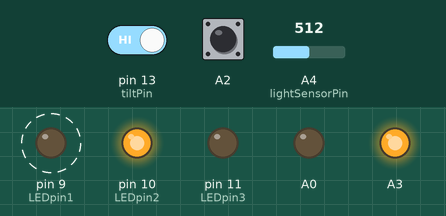
Bench run of a sketch on a simulated Arduino Uno, built with avr-gcc and run on an emulated ATmega328P. Shown: output pins drawn as LEDs (lit = HIGH). Dashed ring = blinking. Inputs (shaded band) come from the test bench; at power-on: A4 (lightSensorPin) = 512, pin 13 (tiltPin) HIGH, A2 HIGH. What the sketch prints to the serial monitor is not drawn.

Above: at 2.1 s.
2.2 s: A4 (lightSensorPin) set to 40
At 2.75 s:
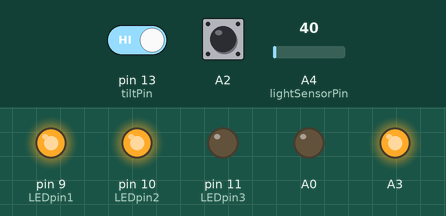
6.9 s: pin 13 (tiltPin) driven LOW
At 11.0 s:
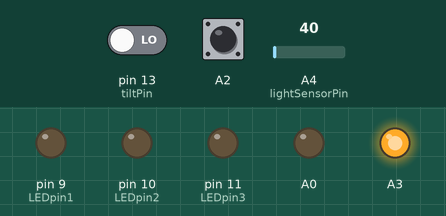
11.2 s: pin 13 (tiltPin) driven HIGH
At 14.5 s:
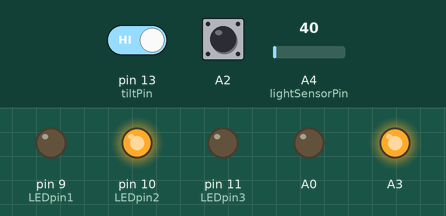
14.7 s: A4 (lightSensorPin) set to 60
Timing chart, 0 to 19.2 s (numbered marks = the images above; inputs shaded):
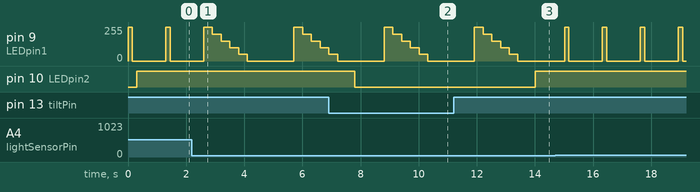

Measured:
- after the input at 6.9 s, pin 10 (LEDpin2): HIGH → LOW after 0.91 s
- after the input at 11.2 s, pin 10 (LEDpin2): LOW → HIGH after 2.8 s
- by itself, pin 9 (LEDpin1): ramps from 255/255 to 0/255 and jumps back, once every 3.1 s

The sketch:

tidd-cubo1.ino
```cpp
#include <CapacitiveSensor.h>

// light sensor
int lightSensorValue = 0; // light sensor value
int threshold = 50;
int lightSensorPin = A4; // set A4 as pin sensor
int LEDpin1 = 9; // set pin 9 as led

// tilt sensor
int tiltState = 0; // tilt sensor state
int tiltPin = 13; // set 13 as pin sensor
int LEDpin2 =  10; // set pin 10 as led

// capacitive sensor
CapacitiveSensor   cs_A1_A2 = CapacitiveSensor(A1,A2);  // set A1 send pin and A2 as receive pin
int LEDpin3 = 11; // set pin 11 as led

void setup() {

  // initialize serial communication
  Serial.begin(4800);

  // set LED pins as outputs
  pinMode(LEDpin1,OUTPUT);
  pinMode(LEDpin2,OUTPUT);
  pinMode(LEDpin3,OUTPUT);

  // set A3 as vcc for light sensor
  pinMode(A3,OUTPUT);
  digitalWrite(A3,HIGH);

  // use interior resistor for pin tilt
  pinMode(tiltPin, INPUT);
  pinMode(13, INPUT_PULLUP);

  // set A0 as ground for tilt sensor
  pinMode(A0,OUTPUT);
  digitalWrite(A0,LOW);
}

void loop() {

//----- light sensor -----

  // read the value from the sensor
  lightSensorValue = analogRead(lightSensorPin);
  Serial.print("\t");
  //Serial.print(" Sensor Value: ");
  //Serial.println(lightSensorValue);

  // if the ambient light is bright, blink the led
  if(lightSensorValue>threshold){
    Serial.print("Color");
	digitalWrite(LEDpin1, HIGH);
  	delay(150);
  	digitalWrite(LEDpin1, LOW);
  	delay(150);
  }

  // if the ambient light is dark, fade the led
  else{
    Serial.println("Dark");
  	analogWrite(LEDpin1, 255);
  	delay(300);
  	analogWrite(LEDpin1, 200);
  	delay(300);
  	analogWrite(LEDpin1, 150);
  	delay(300);
  	analogWrite(LEDpin1, 100);
  	delay(300);
  	analogWrite(LEDpin1, 50);
  	delay(300);
  	analogWrite(LEDpin1, 0);
  	delay(600);
  }

  //----- tilt sensor -----

  // read the value from the sensor
  tiltState = digitalRead(tiltPin);
  Serial.print("\t");

  // if the tilt is up: tiltState is HIGH and turn the led on
  if (tiltState == HIGH) {
    Serial.print("Flip");
    digitalWrite(LEDpin2, HIGH);
  }
  else {
    Serial.print("Hold");
    digitalWrite(LEDpin2, LOW);
  }

  //----- capacitive sensor -----

  // check on performance in milliseconds, tab character and print value
  long start = millis();
  long total1 =  cs_A1_A2.capacitiveSensor(30);
    //Serial.print(millis() - start);
    Serial.print("\t");
    //Serial.println(total1);

  // if touched
  if(total1>50 && total1<100){
    Serial.print("Vibrate");
        // turn led on
	digitalWrite(LEDpin3, HIGH);
  }
  else{
    Serial.print("Still");
        // turn led off
       digitalWrite(LEDpin3, LOW);
  }


  // delay between readings:
  delay(1000);
}
```
